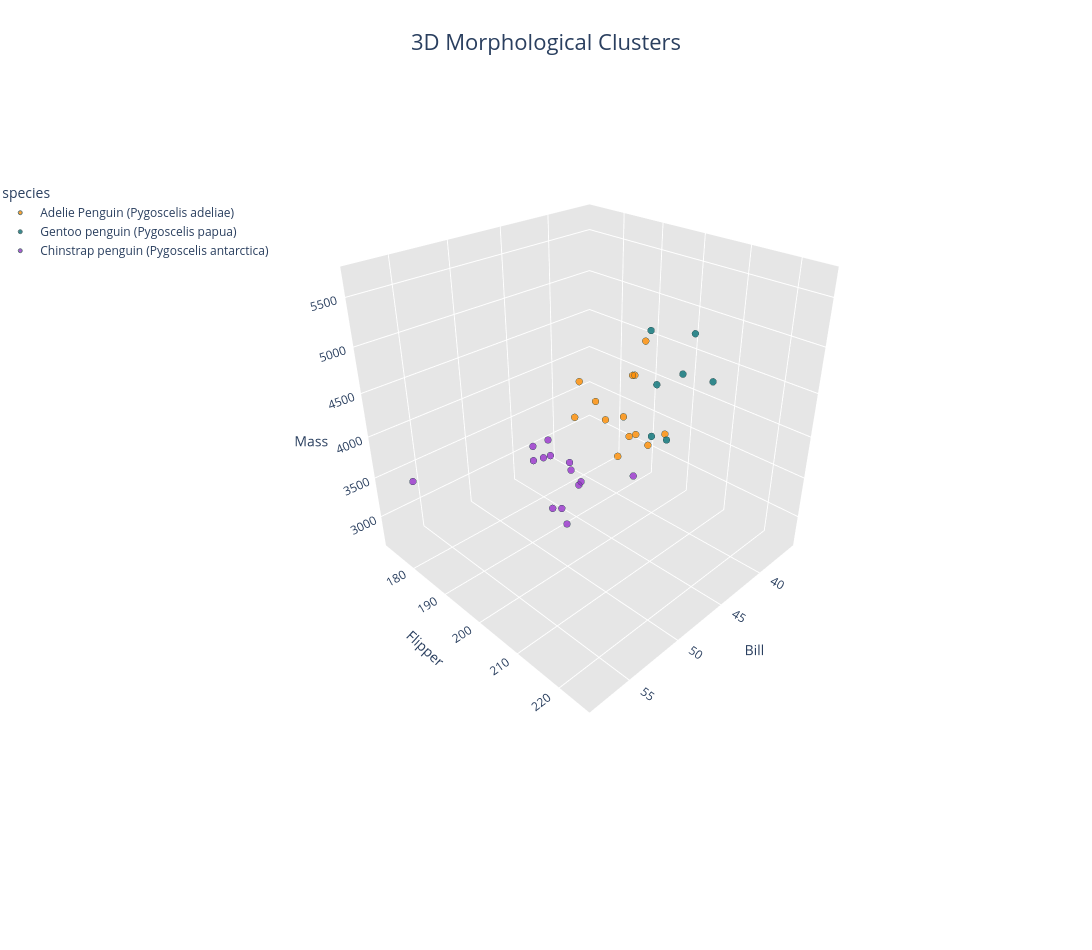

Notebook source saved alongside this figure:
### Code cell
# 8. Enhanced 3D Scatter Plot (Shifted Upwards)
# This increases the frame size and moves the 3D scene higher within the layout
fig8 = px.scatter_3d(
    df, x='bill_length_mm', y='flipper_length_mm', z='body_mass_g',
    color='species', color_discrete_map=COLORS,
    opacity=0.8, title="3D Morphological Clusters",
    labels={"bill_length_mm": "Bill", "flipper_length_mm": "Flipper", "body_mass_g": "Mass"}
)

fig8.update_traces(marker=dict(size=4, line=dict(width=1, color='DarkSlateGrey')))

fig8.update_layout(
    height=950,      
    width=1100,         
    title_x=0.5,
    title_font_size=22,
    
    # The 'scene' controls the 3D c
    scene=dict(
        # domain y: [0.2, 1.0] pushes the cube 20% up
        domain=dict(y=[0.2, 1.0]), 
        camera=dict(eye=dict(x=1.5, y=1.5, z=1.2)),
        xaxis=dict(gridcolor='white', zerolinecolor='white', showbackground=True, backgroundcolor="rgb(230, 230, 230)"),
        yaxis=dict(gridcolor='white', zerolinecolor='white', showbackground=True, backgroundcolor="rgb(230, 230, 230)"),
        zaxis=dict(gridcolor='white', zerolinecolor='white', showbackground=True, backgroundcolor="rgb(230, 230, 230)")
    ),
    
    # Adjusting margins
    margin=dict(l=0, r=0, b=50, t=100),
    
    # Legend placement
    legend=dict(
        yanchor="top",
        y=0.9,
        xanchor="center",
        x=0.05,
        bgcolor="rgba(255, 255, 255, 0.5)"
    )
)

fig8.show()

### Figure 1 — Plotly figure (JSON) as saved in the notebook; plotly's stock layout.template omitted (floating-point values rounded to 4 significant figures)
{"data": [{"hovertemplate": "species=Adelie Penguin (Pygoscelis adeliae)<br>Bill=%{x}<br>Flipper=%{y}<br>Mass=%{z}<extra></extra>", "legendgroup": "Adelie Penguin (Pygoscelis adeliae)", "marker": {"color": "#FF8C00", "line": {"color": "DarkSlateGrey", "width": 1}, "opacity": 0.8, "size": 4, "symbol": "circle"}, "mode": "markers", "name": "Adelie Penguin (Pygoscelis adeliae)", "scene": "scene", "showlegend": true, "type": "scatter3d", "x": [38.9, 39.2, 37.9, 40.5, 37.6, 35.9, 41.8, 36.2, 37.7, 38.5, 43.1, 37.0, 39.7], "y": [181.0, 195.0, 172.0, 180.0, 181.0, 190.0, 198.0, 187.0, 198.0, 190.0, 197.0, 185.0, 193.0], "z": [3625.0, 4675.0, 3150.0, 3950.0, 3300.0, 3050.0, 4450.0, 3150.0, 3500.0, 3325.0, 3500.0, 3400.0, 4250.0]}, {"hovertemplate": "species=Gentoo penguin (Pygoscelis papua)<br>Bill=%{x}<br>Flipper=%{y}<br>Mass=%{z}<extra></extra>", "legendgroup": "Gentoo penguin (Pygoscelis papua)", "marker": {"color": "#057076", "line": {"color": "DarkSlateGrey", "width": 1}, "opacity": 0.8, "size": 4, "symbol": "circle"}, "mode": "markers", "name": "Gentoo penguin (Pygoscelis papua)", "scene": "scene", "showlegend": true, "type": "scatter3d", "x": [40.9, 49.0, 42.7, 49.6, 45.5, 50.5, 47.2], "y": [214.0, 216.0, 208.0, 225.0, 210.0, 225.0, 214.0], "z": [4650.0, 5550.0, 3950.0, 5700.0, 4200.0, 5400.0, 4925.0]}, {"hovertemplate": "species=Chinstrap penguin (Pygoscelis antarctica)<br>Bill=%{x}<br>Flipper=%{y}<br>Mass=%{z}<extra></extra>", "legendgroup": "Chinstrap penguin (Pygoscelis antarctica)", "marker": {"color": "#9932CC", "line": {"color": "DarkSlateGrey", "width": 1}, "opacity": 0.8, "size": 4, "symbol": "circle"}, "mode": "markers", "name": "Chinstrap penguin (Pygoscelis antarctica)", "scene": "scene", "showlegend": true, "type": "scatter3d", "x": [46.5, 50.0, 50.3, 58.0, 43.2, 50.6, 46.7, 52.0, 50.5, 49.5, 46.9, 53.5, 43.5, 49.6], "y": [192.0, 196.0, 197.0, 181.0, 187.0, 193.0, 195.0, 197.0, 200.0, 200.0, 192.0, 205.0, 202.0, 193.0], "z": [3500.0, 3900.0, 3300.0, 3700.0, 2900.0, 3800.0, 3300.0, 4150.0, 3400.0, 3800.0, 2700.0, 4500.0, 3400.0, 3775.0]}], "layout": {"height": 950, "legend": {"bgcolor": "rgba(255, 255, 255, 0.5)", "title": {"text": "species"}, "tracegroupgap": 0, "x": 0.05, "xanchor": "center", "y": 0.9, "yanchor": "top"}, "margin": {"b": 50, "l": 0, "r": 0, "t": 100}, "scene": {"camera": {"eye": {"x": 1.5, "y": 1.5, "z": 1.2}}, "domain": {"x": [0, 1], "y": [0.2, 1]}, "xaxis": {"backgroundcolor": "rgb(230, 230, 230)", "gridcolor": "white", "showbackground": true, "title": {"text": "Bill"}, "zerolinecolor": "white"}, "yaxis": {"backgroundcolor": "rgb(230, 230, 230)", "gridcolor": "white", "showbackground": true, "title": {"text": "Flipper"}, "zerolinecolor": "white"}, "zaxis": {"backgroundcolor": "rgb(230, 230, 230)", "gridcolor": "white", "showbackground": true, "title": {"text": "Mass"}, "zerolinecolor": "white"}}, "title": {"font": {"size": 22}, "text": "3D Morphological Clusters", "x": 0.5}, "width": 1100}}
